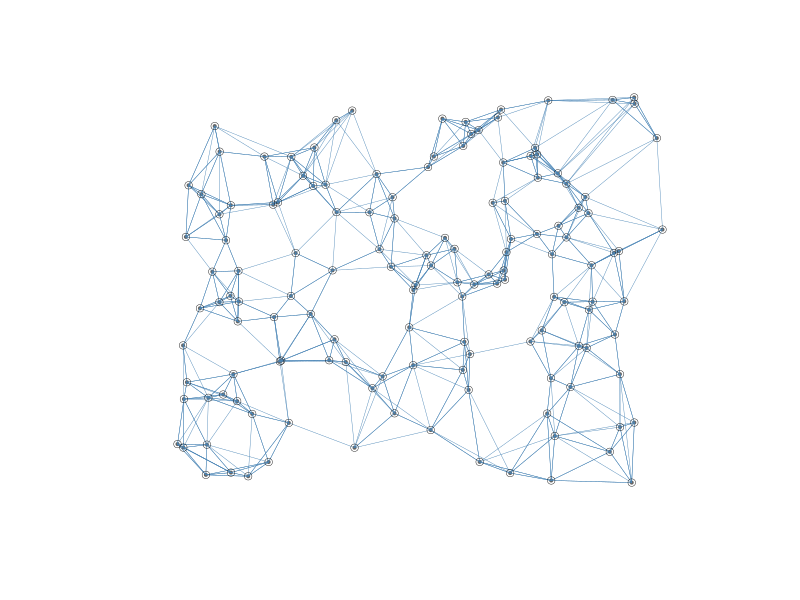
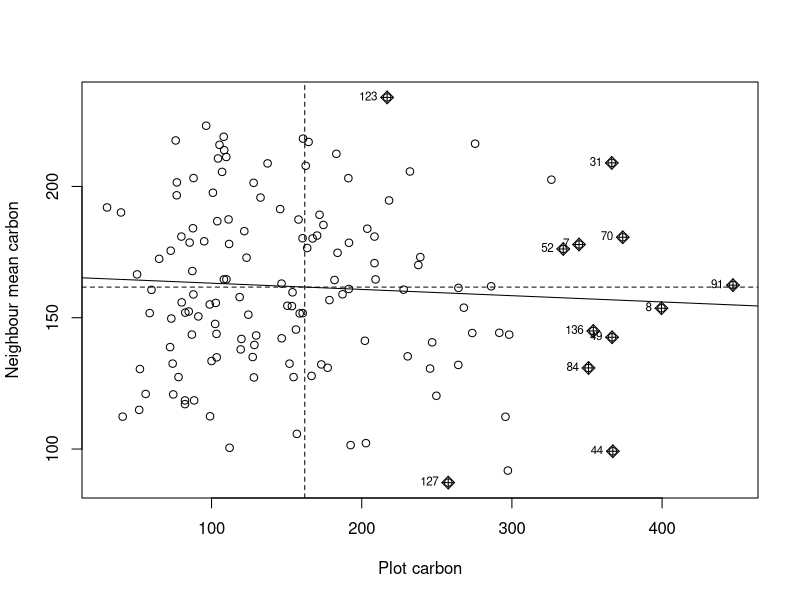
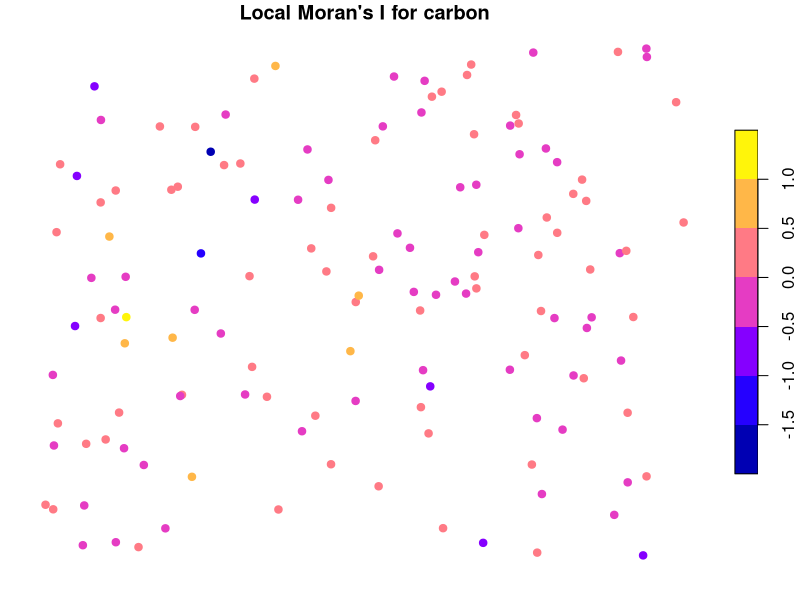
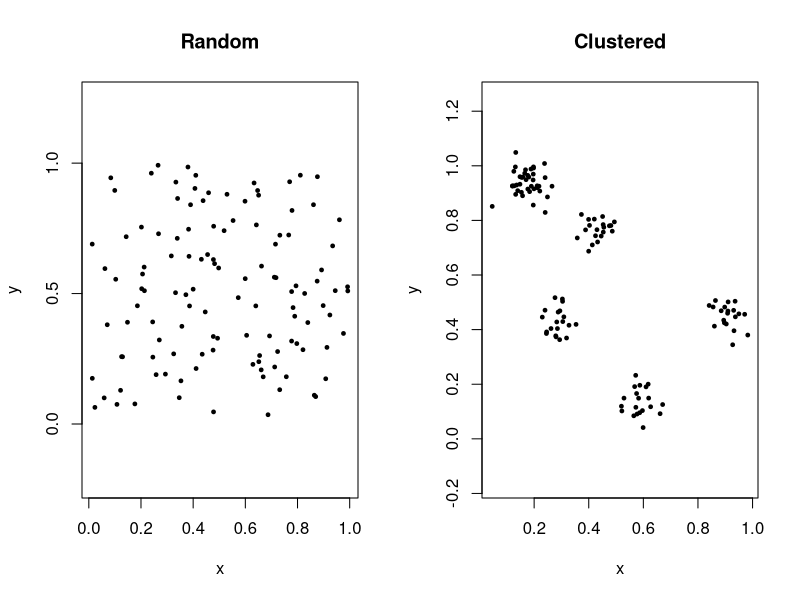

Generate these figures, in order, with R:
## ---- chunk 1
library(sf)
library(dplyr)
library(spdep)

plots <- st_as_sf(read.csv("data/forest_plots.csv"),
                  coords = c("lon", "lat"), crs = 4326) |>
  st_transform(3005)
## ---- chunk 2
coords <- st_coordinates(plots)
knn <- knearneigh(coords, k = 6)
nb  <- knn2nb(knn)
lw  <- nb2listw(nb, style = "W")     # row-standardised weights
nb
## ---- chunk 3
plot(st_geometry(plots), pch = 19, cex = 0.4, col = "grey40")
plot(nb, coords, add = TRUE, col = "steelblue", lwd = 0.4)
## ---- chunk 4
moran.test(plots$carbon, lw)
## ---- chunk 5
moran.plot(plots$carbon, lw, xlab = "Plot carbon", ylab = "Neighbour mean carbon")
## ---- chunk 6
locm <- localmoran(plots$carbon, lw)
plots$local_I <- locm[, "Ii"]
plots$local_p <- locm[, ncol(locm)]     # last column is the p-value (name varies by version)

plot(plots["local_I"], pch = 19,
     main = "Local Moran's I for carbon")
## ---- chunk 7
set.seed(1)
random_pts    <- data.frame(x = runif(120), y = runif(120))
centres       <- data.frame(x = runif(6),   y = runif(6))
clustered_pts <- do.call(rbind, lapply(1:6, function(i)
  data.frame(x = rnorm(20, centres$x[i], 0.04),
             y = rnorm(20, centres$y[i], 0.04))))

par(mfrow = c(1, 2))
plot(random_pts,    pch = 19, cex = 0.5, main = "Random", asp = 1)
plot(clustered_pts, pch = 19, cex = 0.5, main = "Clustered", asp = 1)
par(mfrow = c(1, 1))
